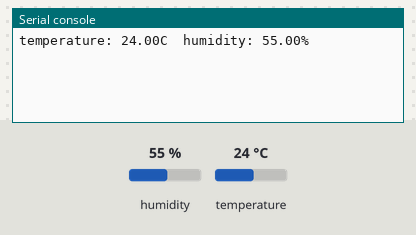
Recording of a program running on a simulated Raspberry Pi Pico running MicroPython. On the bench: the last lines printed to the serial console. The test bench sets the inputs (shaded band); at power-on: humidity 55 %, temperature 24 °C.

Above: at 2.2 s.
2.3 s: humidity set to 22 %
At 3.5 s:
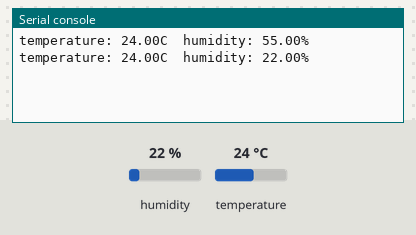
5.0 s: temperature set to 12 °C
At 6.3 s:
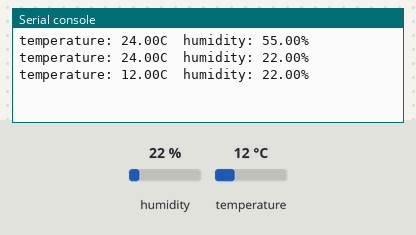
7.7 s: humidity set to 40 %
At 9.4 s:
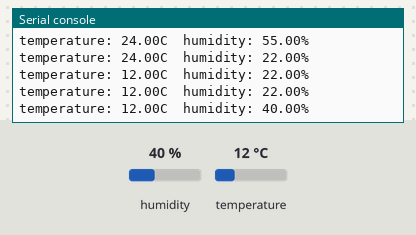
Timing chart, 0 to 10.9 s (numbered marks = the images above; inputs shaded):
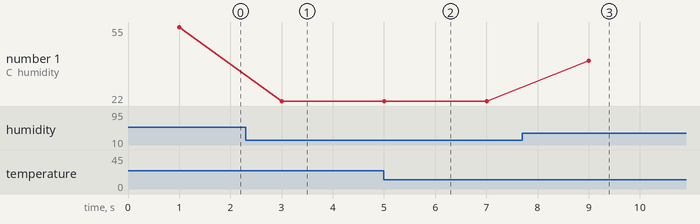

The program:

25.1_Hygrothermograph.py
```python
from machine import Pin
import time
from dht11 import DHT11, InvalidChecksum

pin = Pin(15, Pin.OUT, Pin.PULL_DOWN)
dht = DHT11(pin)
time.sleep(1)

while True:
    try:
        temperature = dht.temperature
        humidity = dht.humidity
        print("temperature: {:.02f}C  humidity: {:.02f}".format(temperature, humidity) + "%")
        time.sleep(2)
    except InvalidChecksum:
        print("DHT11 data error!")
```

Measured:
- after the input at 2.3 s, the serial console: prints a new line after 0.70 s (image 1)
- after the input at 5.0 s, the serial console: prints a new line at once (image 2)
- after the input at 7.7 s, the serial console: prints a new line after 1.3 s (image 3)
- plotted number 1: 55 → 22 after the input at 2.3 s, 22 → 40 after the input at 7.7 s
